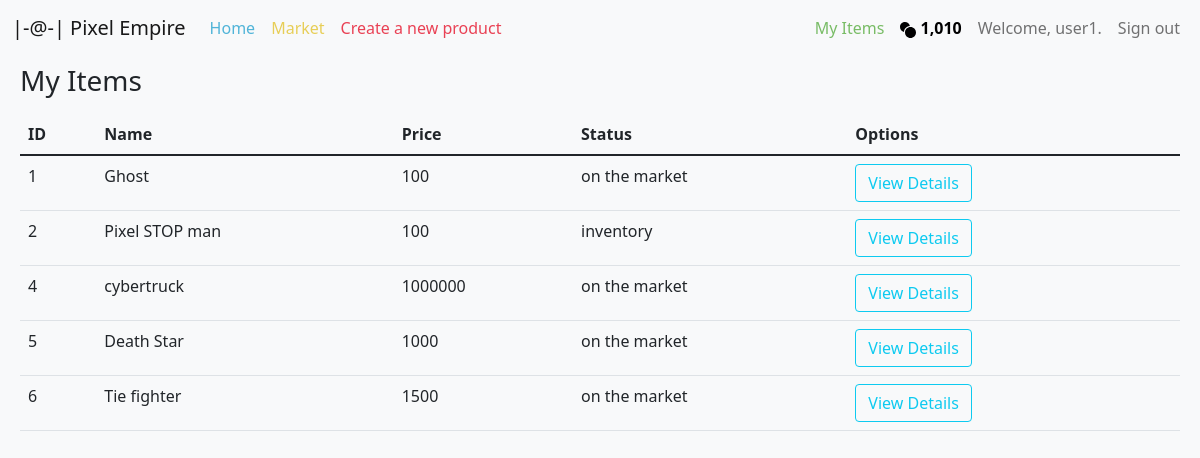
/myitems (signed in), run on the app's committed database.
### market/models.py (models this page shows, shortened)
class User(db.Model, UserMixin):
    id = db.Column(db.Integer(), primary_key=True)
    username = db.Column(db.String(length=30), nullable=False, unique=True)
    email_address = db.Column(db.String(length=50), nullable=False, unique=True)
    password_hash = db.Column(db.String(length=60), nullable=False)
    budget = db.Column(db.Integer(), nullable=False, default=1000)
    items = db.relationship('Item', backref='owned_user', lazy=True)
    @property
    def password(self):
        return self.password

class Item(db.Model):
    id = db.Column(db.Integer(), primary_key=True)
    name = db.Column(db.String(length=30), nullable=False)
    price = db.Column(db.Integer(), nullable=False)
    description = db.Column(db.String(length=1024), nullable=False)
    img_filename = db.Column(db.String(length=32), nullable=False)
    owner = db.Column(db.Integer(), db.ForeignKey('user.id'))
    listed = db.Column(db.Boolean(), default=False, nullable=False)

### market/routes.py (the view)
@app.route('/myitems')
@login_required
def myitems_page():
    my_items = Item.query.filter_by(owner=current_user.id).all()
    return render_template('myitems.html', my_items=my_items)

### market/models.py (called while the page is built)
@login_manager.user_loader
def load_user(user_id):
    return User.query.get(int(user_id))

### market/templates/myitems.html (shortened to what this page needs)
{% extends 'base.html' %}
{% block content %}
<div class="row mt-2 ms-2 me-2">
   <div class="col-12">
      <div class="mb-3">
         <h3>My Items</h3>
      </div>
      <table class="table table-hover">
         <thead>
            <tr>
               <th scope="col">ID</th>
               <th scope="col">Name</th>
               <th scope="col">Price</th>
               <th scope="col">Status</th>
               <th scope="col">Options</th>
            </tr>
         </thead>
         <tbody>
            {% for item in my_items %}
            <tr>
               <td>{{ item.id }}</td>
               <td>{{ item.name }}</td>
               <td>{{ item.price }}</td>
               <td>{% if item.listed %} on the market {% else %} inventory {% endif %}</td>
               <td>
                  <a href="{{ url_for('detail_page', item_id=item.id) }}" class='btn btn-outline-info me-3' type="button">View Details</a>
               </td>
            </tr>
            {% endfor %}
         </tbody>
      </table>
   </div>
</div>
{% endblock %}

### market/templates/base.html (shortened to what this page needs)
<!doctype html>
<html lang="en">
   <head>
        <link href="https://cdn.jsdelivr.net/npm/bootstrap@5.1.3/dist/css/bootstrap.min.css" rel="stylesheet">
   </head>
   <body class="bg-light">
<nav class="navbar navbar-expand-md navbar-light" aria-label="navigation">
    <div class="container-fluid">
      <a class="navbar-brand"id="brand" href="{{ url_for('home_page') }}">|-@-| Pixel Empire</a>
      <div class="collapse navbar-collapse" id="navbar">
        <ul class="navbar-nav me-auto mb-2 mb-md-0">
          <li class="nav-item">
            <a class="nav-link" style="color: #50B4D8ff;" aria-current="page" href="{{ url_for('home_page') }}">Home</a>
          </li>
          <li class="nav-item">
            <a class="nav-link" style="color:#E7CE57ff;" href="{{ url_for('market_page') }}">Market</a>
          </li>
            <li class="nav-item">
            <a class="nav-link" style="color: #E94154ff;" href="{{ url_for('create_page') }}">Create a new product</a>
          </li>
        </ul>
        {% if current_user.is_authenticated %}
        <ul class="navbar-nav" >
            <li class="nav-item">
                 <a class="nav-link" style="color: #78BC65ff;" href="{{ url_for('myitems_page') }}">My Items</a>
            </li>
            <li class="nav-item">
                 <a class="nav-link" style="color: black; font-weight: bold">
                     {{ "{:,}".format(current_user.budget) }}
                 </a>
            </li>
            <li class="nav-item">
                 <a class="nav-link">Welcome, {{ current_user.username }}.</a>
            </li>
            <li class="nav-item">
                <a class="nav-link" href="{{ url_for('logout_page') }}">Sign out</a>
            </li>
        </ul>
        {% endif %}
      </div>
    </div>
  </nav>
        {% block content %}
        {% endblock %}
   </body>
</html>

### data on the page
User: budget "1,010", username "user1"
Item: id "1", name "Ghost", price "100", listed "on the market"
Item: id "2", name "Pixel STOP man", price "100", listed "inventory"
Item: id "4", name "cybertruck", price "1000000", listed "on the market"
Item: id "5", name "Death Star", price "1000", listed "on the market"
Item: id "6", name "Tie fighter", price "1500", listed "on the market"
